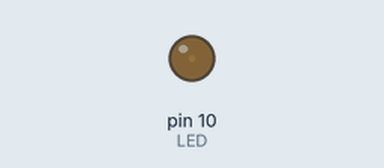
Recording of a sketch running on a simulated Arduino Uno, built with avr-gcc and run on an emulated ATmega328P. Parts: output pins drawn as LEDs (lit = HIGH).

Above: at 0.05 s.
At 1.15 s:
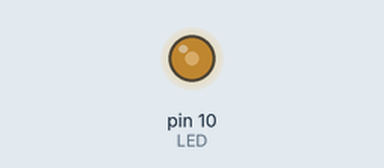
At 2.3 s:
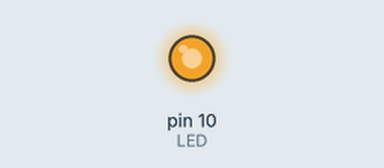
At 4.6 s:
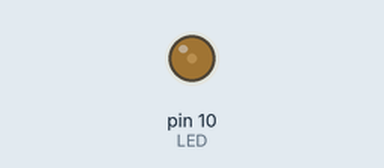
Timing chart, 0 to 6.7 s (numbered marks = the images above):
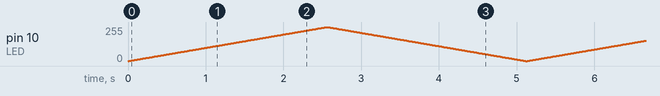

The sketch:

3_2_breathing_light.ino
```cpp
/*****************************************************

 * This code applies to cokoino 4WD Control Board for Arduino
 * Through this link you can download the source code:
 * https://github.com/Cokoino/CKK0019
 * Company web site:
 * http://cokoino.com/

*****************************************************/
#define LED 10

int PWM_data;
void setup() {
  pinMode(LED,OUTPUT);
}

void loop()
{
for(PWM_data=0;PWM_data<=255;PWM_data++){
  analogWrite(LED,PWM_data);  // PWM
  delay(10);
  }
for(PWM_data=255;PWM_data>=0;PWM_data--){
  analogWrite(LED,PWM_data);
  delay(10);
  }
}
```
